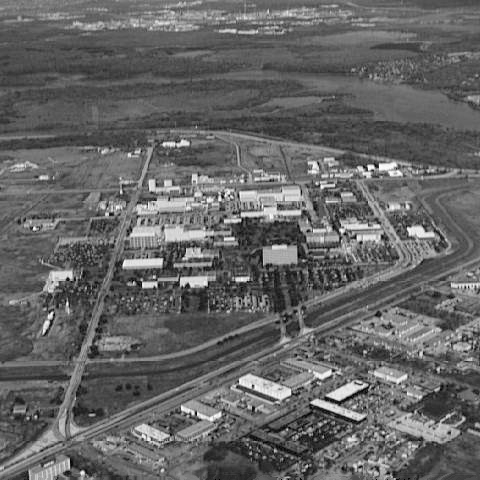
#> input picture DIP_HW3/DIP_HW3_1/aerial_view.tif, 480 x 480 px
$ python 1.py
#> lines starting #> are read from the running program, lines starting #| are printed output that depends on the picture
import cv2
import numpy as np
import matplotlib.pyplot as plt

# Read the image
image = cv2.imread('aerial_view.tif', cv2.IMREAD_GRAYSCALE)
#> image is the input picture: shape (480, 480); min 0, max 254, mean 101.2

# Check if the image is valid
if image is None or not isinstance(image, (np.ndarray)):
    raise ValueError("Invalid image provided. Please check the file path.")

# Function to perform histogram
def histogram(image):

    # Convert to grayscale if the image is not already
    if len(image.shape) == 3:
        gray_image = cv2.cvtColor(image, cv2.COLOR_BGR2GRAY)
    else:
        gray_image = image

    return gray_image

# Perform histogram
gray_image = histogram(image)

cv2.imwrite('aerial_view.png', gray_image)

plt.figure(figsize = (16, 8))

# Image
plt.subplot(1, 2, 1)
plt.title('Aerial View Image')
plt.imshow(image, cmap = 'gray')
plt.axis('off')

# Histogram
plt.subplot(1, 2, 2)
plt.title('Histogram')
plt.xlabel("Intensity")
plt.ylabel("Number of pixels")
plt.hist(gray_image.ravel(), bins = 256, range = [0, 256], color = 'blue')
plt.xlim([0, 256])

# Show plots
plt.tight_layout()
plt.show()
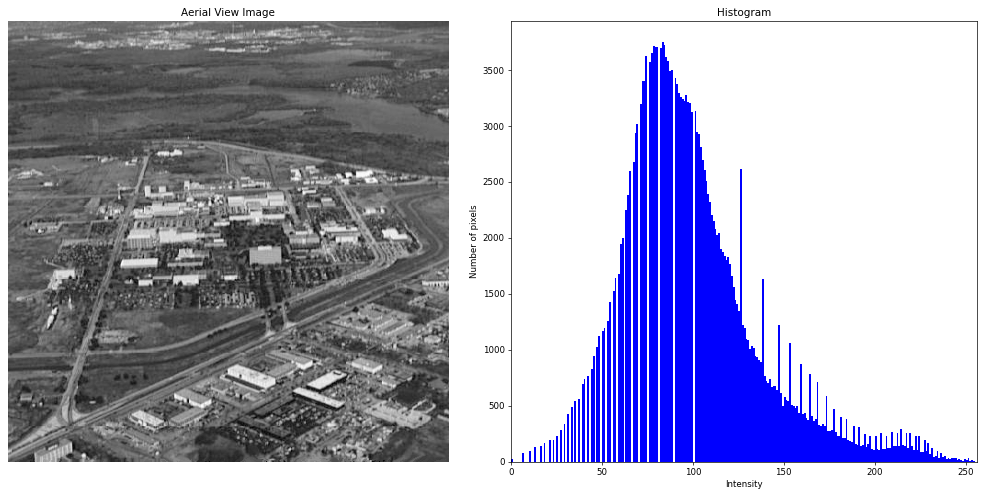
#> figure drawn by matplotlib, 2 panels; panel 2: tallest bar 3749 high, from x = 83 to 84

$ run again, with DIP_HW3/DIP_HW3_1/1.png saved as DIP_HW3/DIP_HW3_1/aerial_view.tif
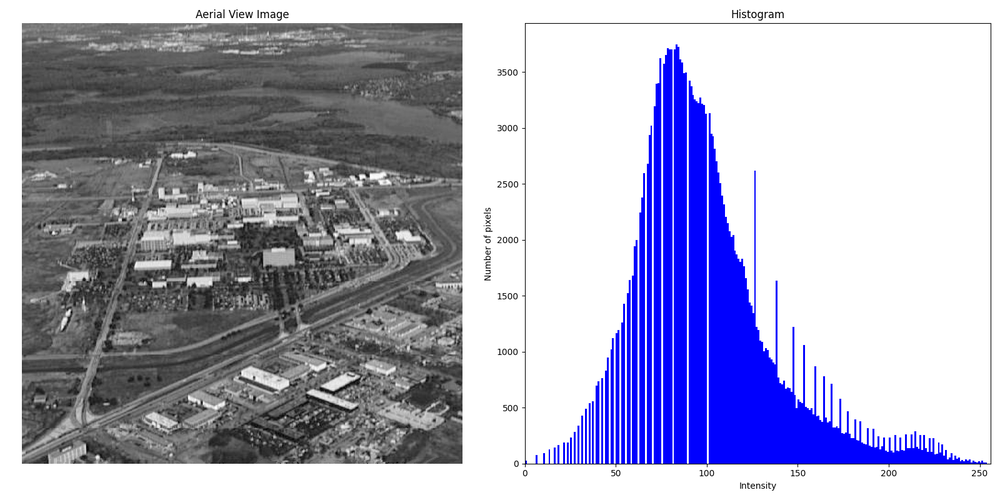
#> input picture DIP_HW3/DIP_HW3_1/1.png, 1000 x 500 px, shrunk from 1600 x 800 before the run
#> `image = cv2.imread('aerial_view.tif', cv2.IMREAD_GRAYSCALE)`:
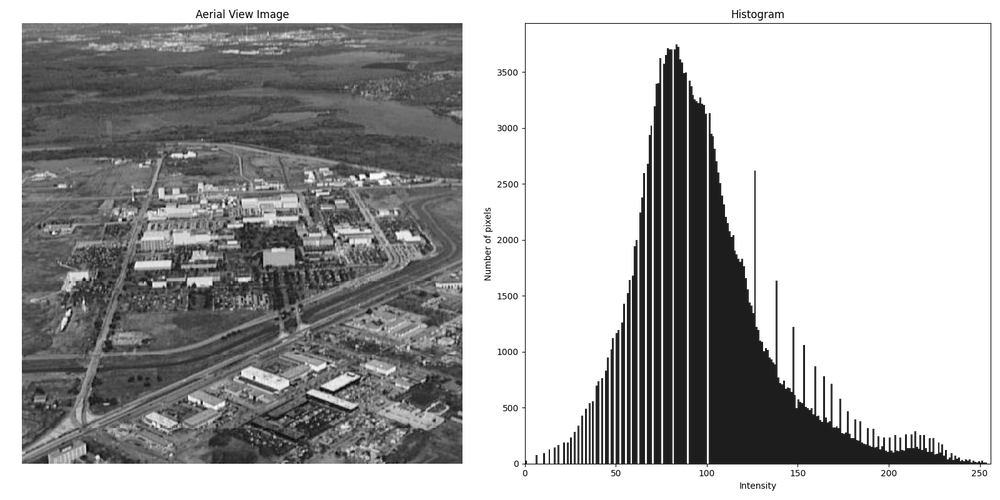
#> image: shape (500, 1000); min 0, max 255, mean 172.8
#> `plt.show()`:
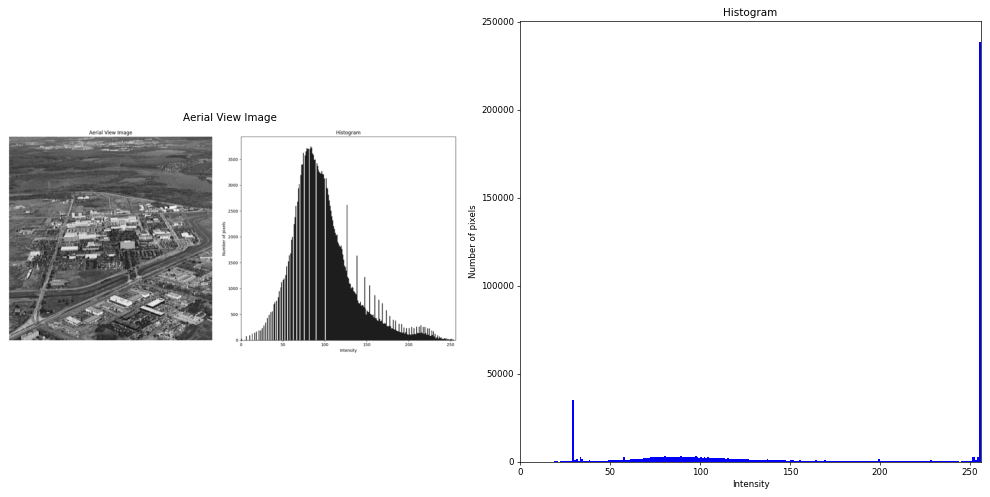
#> figure drawn by matplotlib, 2 panels; panel 2: tallest bar 238432 high, from x = 255 to 256
